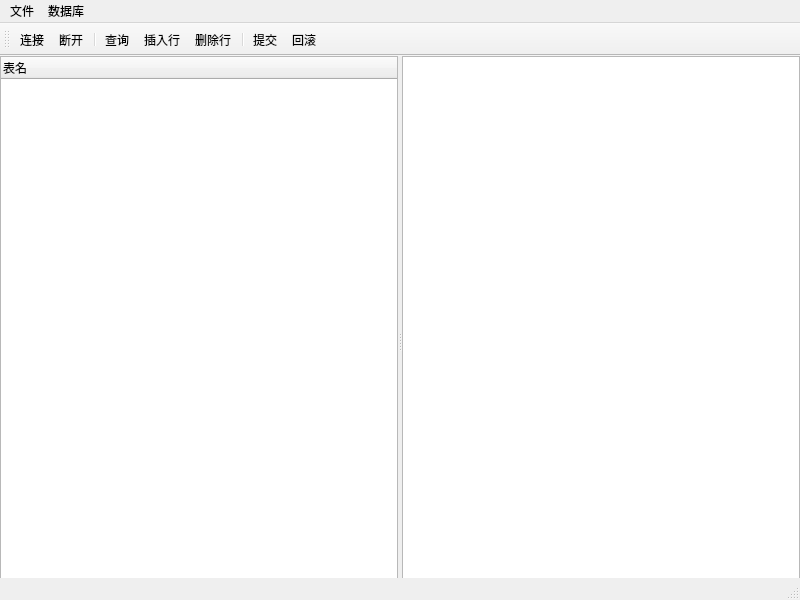
<?xml version="1.0" encoding="UTF-8"?>
<ui version="4.0">
 <class>MainWindow</class>
 <widget class="QMainWindow" name="MainWindow">
  <property name="geometry">
   <rect>
    <x>0</x>
    <y>0</y>
    <width>800</width>
    <height>600</height>
   </rect>
  </property>
  <property name="windowTitle">
   <string>数据库浏览器</string>
  </property>
  <widget class="QWidget" name="centralwidget">
   <widget class="QSplitter" name="splitter">
    <property name="geometry">
     <rect>
      <x>0</x>
      <y>0</y>
      <width>800</width>
      <height>570</height>
     </rect>
    </property>
    <property name="orientation">
     <enum>Qt::Orientation::Horizontal</enum>
    </property>
    <widget class="QTreeWidget" name="treeTables">
     <column>
      <property name="text">
       <string>表名</string>
      </property>
     </column>
    </widget>
    <widget class="QTableView" name="tableView">
     <property name="alternatingRowColors">
      <bool>true</bool>
     </property>
     <attribute name="verticalHeaderVisible">
      <bool>false</bool>
     </attribute>
    </widget>
   </widget>
  </widget>
  <widget class="QMenuBar" name="menubar">
   <property name="geometry">
    <rect>
     <x>0</x>
     <y>0</y>
     <width>800</width>
     <height>20</height>
    </rect>
   </property>
   <widget class="QMenu" name="menuFile">
    <property name="title">
     <string>文件</string>
    </property>
    <addaction name="actionExit"/>
   </widget>
   <widget class="QMenu" name="menuDatabase">
    <property name="title">
     <string>数据库</string>
    </property>
    <addaction name="actionConnect"/>
    <addaction name="actionDisconnect"/>
   </widget>
   <addaction name="menuFile"/>
   <addaction name="menuDatabase"/>
  </widget>
  <widget class="QToolBar" name="toolBar">
   <property name="windowTitle">
    <string>工具栏</string>
   </property>
   <attribute name="toolBarArea">
    <enum>TopToolBarArea</enum>
   </attribute>
   <attribute name="toolBarBreak">
    <bool>false</bool>
   </attribute>
   <addaction name="actionConnect"/>
   <addaction name="actionDisconnect"/>
   <addaction name="separator"/>
   <addaction name="actionQuery"/>
   <addaction name="actionInsertRow"/>
   <addaction name="actionDeleteRow"/>
   <addaction name="separator"/>
   <addaction name="actionSubmit"/>
   <addaction name="actionRevert"/>
  </widget>
  <widget class="QStatusBar" name="statusbar"/>
  <action name="actionExit">
   <property name="text">
    <string>退出</string>
   </property>
   <property name="shortcut">
    <string>Ctrl+Q</string>
   </property>
  </action>
  <action name="actionConnect">
   <property name="text">
    <string>连接</string>
   </property>
   <property name="toolTip">
    <string>连接到数据库</string>
   </property>
  </action>
  <action name="actionDisconnect">
   <property name="text">
    <string>断开</string>
   </property>
   <property name="toolTip">
    <string>断开数据库</string>
   </property>
  </action>
  <action name="actionQuery">
   <property name="text">
    <string>查询</string>
   </property>
   <property name="toolTip">
    <string>执行SQL查询</string>
   </property>
  </action>
  <action name="actionInsertRow">
   <property name="text">
    <string>插入行</string>
   </property>
  </action>
  <action name="actionDeleteRow">
   <property name="text">
    <string>删除行</string>
   </property>
  </action>
  <action name="actionSubmit">
   <property name="text">
    <string>提交</string>
   </property>
   <property name="toolTip">
    <string>提交所有更改</string>
   </property>
  </action>
  <action name="actionRevert">
   <property name="text">
    <string>回滚</string>
   </property>
   <property name="toolTip">
    <string>撤销所有更改</string>
   </property>
  </action>
 </widget>
 <resources/>
 <connections>
  <connection>
   <sender>actionExit</sender>
   <signal>triggered()</signal>
   <receiver>MainWindow</receiver>
   <slot>close()</slot>
   <hints>
    <hint type="sourcelabel">
     <x>-1</x>
     <y>-1</y>
    </hint>
    <hint type="destinationlabel">
     <x>-1</x>
     <y>-1</y>
    </hint>
   </hints>
  </connection>
 </connections>
</ui>
